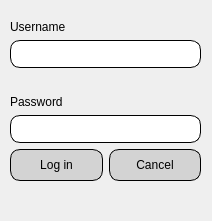
<?xml version="1.0" encoding="UTF-8"?>
<ui version="4.0">
 <class>LoginForm</class>
 <widget class="QMainWindow" name="LoginForm">
  <property name="windowModality">
   <enum>Qt::NonModal</enum>
  </property>
  <property name="geometry">
   <rect>
    <x>0</x>
    <y>0</y>
    <width>212</width>
    <height>221</height>
   </rect>
  </property>
  <property name="windowTitle">
   <string>Log in</string>
  </property>
  <property name="styleSheet">
   <string notr="true">LoginForm {
background: qlineargradient(spread:pad, x1:1, y1:1, x2:1, y2:0, stop: 0.534091 rgba(226, 226, 226, 255), stop:1 rgba(255, 255, 255, 255));
}</string>
  </property>
  <widget class="QWidget" name="centralwidget">
   <widget class="QWidget" name="gridLayoutWidget">
    <property name="geometry">
     <rect>
      <x>10</x>
      <y>0</y>
      <width>191</width>
      <height>221</height>
     </rect>
    </property>
    <layout class="QGridLayout" name="mainGrid">
     <item row="5" column="0">
      <widget class="QPushButton" name="loginBtn">
       <property name="styleSheet">
        <string notr="true">QPushButton {
	background: lightgray;
	border: 1px solid black;
	border-radius: 10px;
	height:30px;
}
QPushButton#cancelBtn:hover {
	background: rgba(240, 240, 240, 1);
}</string>
       </property>
       <property name="text">
        <string>Log in</string>
       </property>
      </widget>
     </item>
     <item row="5" column="1">
      <widget class="QPushButton" name="cancelBtn">
       <property name="styleSheet">
        <string notr="true">QPushButton {
	background: lightgray;
	border: 1px solid black;
	border-radius: 10px;
	height:30px;
}
QPushButton#cancelBtn:hover {
	background: rgba(240, 240, 240, 1);
}</string>
       </property>
       <property name="text">
        <string>Cancel</string>
       </property>
      </widget>
     </item>
     <item row="4" column="0" colspan="2">
      <widget class="QLineEdit" name="passTb">
       <property name="font">
        <font>
         <pointsize>15</pointsize>
        </font>
       </property>
       <property name="styleSheet">
        <string notr="true">QLineEdit {
	border: 1px solid black;
	border-radius: 10px;
}</string>
       </property>
       <property name="echoMode">
        <enum>QLineEdit::Password</enum>
       </property>
      </widget>
     </item>
     <item row="3" column="0" colspan="2">
      <widget class="QLabel" name="label_2">
       <property name="text">
        <string>Password</string>
       </property>
       <property name="alignment">
        <set>Qt::AlignBottom|Qt::AlignLeading|Qt::AlignLeft</set>
       </property>
      </widget>
     </item>
     <item row="2" column="0" colspan="2">
      <widget class="QLineEdit" name="nameTb">
       <property name="font">
        <font>
         <pointsize>15</pointsize>
        </font>
       </property>
       <property name="styleSheet">
        <string notr="true">QLineEdit {
	border: 1px solid black;
	border-radius: 10px;
}</string>
       </property>
      </widget>
     </item>
     <item row="1" column="0" colspan="2">
      <widget class="QLabel" name="label">
       <property name="text">
        <string>Username</string>
       </property>
       <property name="alignment">
        <set>Qt::AlignBottom|Qt::AlignLeading|Qt::AlignLeft</set>
       </property>
      </widget>
     </item>
     <item row="7" column="0" colspan="2">
      <widget class="QLabel" name="wrongLbl">
       <property name="font">
        <font>
         <italic>true</italic>
        </font>
       </property>
       <property name="styleSheet">
        <string notr="true">color: rgba(0, 0, 0, 0);
</string>
       </property>
       <property name="text">
        <string>Incorrect username or password</string>
       </property>
       <property name="alignment">
        <set>Qt::AlignCenter</set>
       </property>
      </widget>
     </item>
    </layout>
   </widget>
  </widget>
 </widget>
 <tabstops>
  <tabstop>nameTb</tabstop>
  <tabstop>passTb</tabstop>
  <tabstop>loginBtn</tabstop>
  <tabstop>cancelBtn</tabstop>
 </tabstops>
 <resources/>
 <connections/>
</ui>
